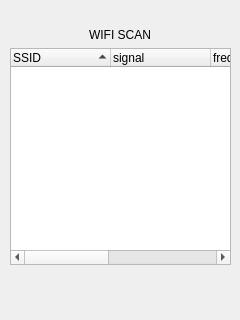
<?xml version="1.0" encoding="UTF-8"?>
<ui version="4.0">
 <class>ScanResults</class>
 <widget class="QDialog" name="ScanResults">
  <property name="geometry">
   <rect>
    <x>0</x>
    <y>0</y>
    <width>240</width>
    <height>320</height>
   </rect>
  </property>
  <property name="windowTitle">
   <string>Scan results</string>
  </property>
  <widget class="QTreeWidget" name="scanResultsWidget">
   <property name="geometry">
    <rect>
     <x>10</x>
     <y>48</y>
     <width>221</width>
     <height>217</height>
    </rect>
   </property>
   <property name="editTriggers">
    <set>QAbstractItemView::NoEditTriggers</set>
   </property>
   <property name="uniformRowHeights">
    <bool>true</bool>
   </property>
   <property name="sortingEnabled">
    <bool>true</bool>
   </property>
   <property name="columnCount">
    <number>5</number>
   </property>
   <column>
    <property name="text">
     <string>SSID</string>
    </property>
   </column>
   <column>
    <property name="text">
     <string>signal</string>
    </property>
   </column>
   <column>
    <property name="text">
     <string>frequency</string>
    </property>
   </column>
   <column>
    <property name="text">
     <string>BSSID</string>
    </property>
   </column>
   <column>
    <property name="text">
     <string>flags</string>
    </property>
   </column>
  </widget>
  <widget class="QWidget" name="horizontalLayoutWidget">
   <property name="geometry">
    <rect>
     <x>10</x>
     <y>269</y>
     <width>221</width>
     <height>41</height>
    </rect>
   </property>
   <layout class="QHBoxLayout" name="horizontalLayout"/>
  </widget>
  <widget class="QLabel" name="title">
   <property name="geometry">
    <rect>
     <x>0</x>
     <y>25</y>
     <width>240</width>
     <height>20</height>
    </rect>
   </property>
   <property name="text">
    <string>WIFI SCAN</string>
   </property>
   <property name="alignment">
    <set>Qt::AlignCenter</set>
   </property>
  </widget>
 </widget>
 <layoutdefault spacing="6" margin="11"/>
 <resources/>
 <connections/>
</ui>
